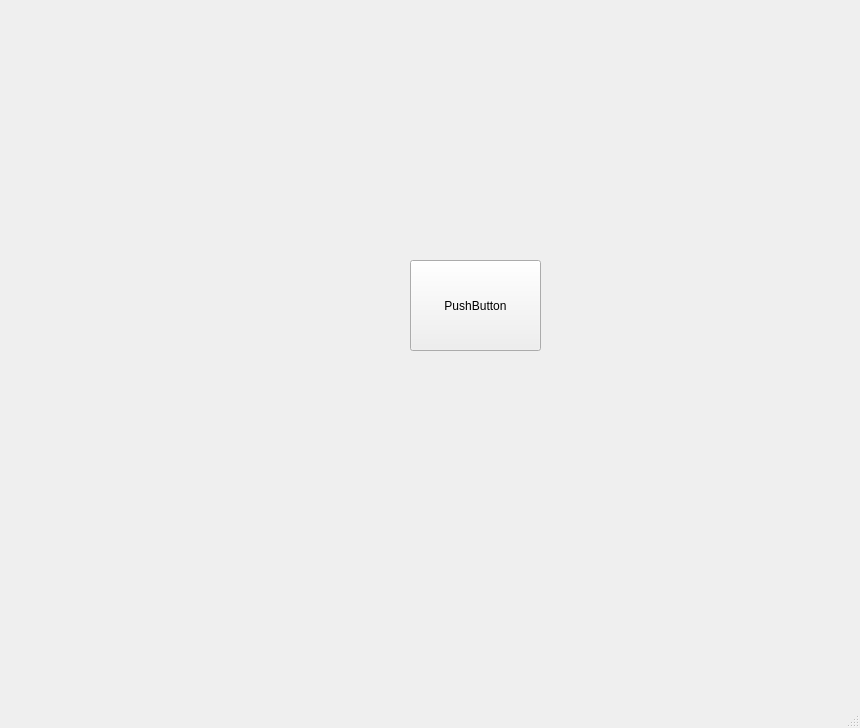
<?xml version="1.0" encoding="UTF-8"?>
<ui version="4.0">
 <class>MainWindow</class>
 <widget class="QMainWindow" name="MainWindow">
  <property name="geometry">
   <rect>
    <x>0</x>
    <y>0</y>
    <width>860</width>
    <height>728</height>
   </rect>
  </property>
  <property name="windowTitle">
   <string>MainWindow</string>
  </property>
  <widget class="QWidget" name="centralwidget">
   <widget class="QPushButton" name="hex_button">
    <property name="geometry">
     <rect>
      <x>410</x>
      <y>260</y>
      <width>131</width>
      <height>91</height>
     </rect>
    </property>
    <property name="mouseTracking">
     <bool>false</bool>
    </property>
    <property name="text">
     <string>PushButton</string>
    </property>
   </widget>
  </widget>
  <widget class="QStatusBar" name="statusbar"/>
 </widget>
 <resources/>
 <connections/>
</ui>
